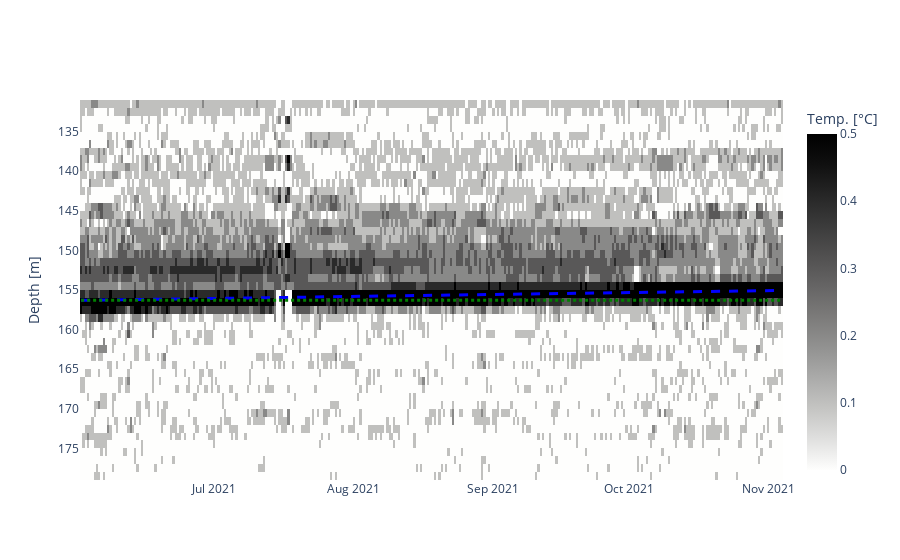

Source (notebook cell):
### Code cell
# Calc diff and determine linear curve at that plot
all_diff_columns=[]
number_of_averages=1
for x in resample_data.columns[:-number_of_averages*2]:
    noa=number_of_averages
    x_index=x-resample_data.columns[0]
    col1=resample_data.columns[x_index:x_index+noa]
    col2=resample_data.columns[x_index+noa:x_index+2*noa]
    diff_colum=resample_data[col2].mean(axis=1) - resample_data[col1].mean(axis=1)
    #diff_colum=resample_data[x] - resample_data[x+1]

    all_diff_columns.append(diff_colum)

df_diff=pd.concat(all_diff_columns,axis=1)
df_diff.columns=resample_data.columns[:-number_of_averages*2]+number_of_averages+0.5
df_diff=round(df_diff,1)

# Plot and save
plot_water_rise(df_diff,plot_save=plot_save,linear_curve=[156.3,0.008],title="Diff.",zminmax=[0,0.5],data_type="chan58",show_additional_water_level_info=False)

### Figure 1 — Plotly figure (JSON) as saved in the notebook; plotly's stock layout.template omitted (floating-point values rounded to 4 significant figures; data arrays with more than 128 entries replaced by an {"elided": "..."} marker saying what was removed)
{"data": [{"colorbar": {"title": {"text": "Temp. [°C]"}}, "colorscale": [[0, "rgb(0, 0, 0)"], [0.09091, "rgb(16, 16, 16)"], [0.1818, "rgb(38, 38, 38)"], [0.2727, "rgb(59, 59, 59)"], [0.3636, "rgb(81, 80, 80)"], [0.4545, "rgb(102, 101, 101)"], [0.5455, "rgb(124, 123, 122)"], [0.6364, "rgb(146, 146, 145)"], [0.7273, "rgb(171, 171, 170)"], [0.8182, "rgb(197, 197, 195)"], [0.9091, "rgb(224, 224, 223)"], [1, "rgb(254, 254, 253)"]], "name": "Temperature Diff.", "reversescale": true, "type": "heatmap", "x": {"elided": "312 str values"}, "y": [131.5, 132.5, 133.5, 134.5, 135.5, 136.5, 137.5, 138.5, 139.5, 140.5, 141.5, 142.5, 143.5, 144.5, 145.5, 146.5, 147.5, 148.5, 149.5, 150.5, 151.5, 152.5, 153.5, 154.5, 155.5, 156.5, 157.5, 158.5, 159.5, 160.5, 161.5, 162.5, 163.5, 164.5, 165.5, 166.5, 167.5, 168.5, 169.5, 170.5, 171.5, 172.5, 173.5, 174.5, 175.5, 176.5, 177.5, 178.5], "yaxis": "y", "z": {"elided": "48x312 float values"}, "zmax": 0.5, "zmin": 0}, {"fillcolor": "blue", "line": {"color": "blue", "dash": "dash", "width": 3}, "name": "line fit", "type": "scatter", "x": {"elided": "312 str values"}, "xaxis": "x", "y": {"elided": "312 float values"}, "yaxis": "y"}, {"fillcolor": "black", "line": {"color": "green", "dash": "dot", "width": 3}, "name": "line horizontal", "type": "scatter", "x": {"elided": "312 str values"}, "xaxis": "x", "y": {"elided": "312 float values"}, "yaxis": "y"}], "layout": {"showlegend": false, "xaxis": {"anchor": "y", "domain": [0, 1]}, "yaxis": {"anchor": "x", "autorange": "reversed", "domain": [0, 1], "title": {"text": "Depth [m]"}}}}
